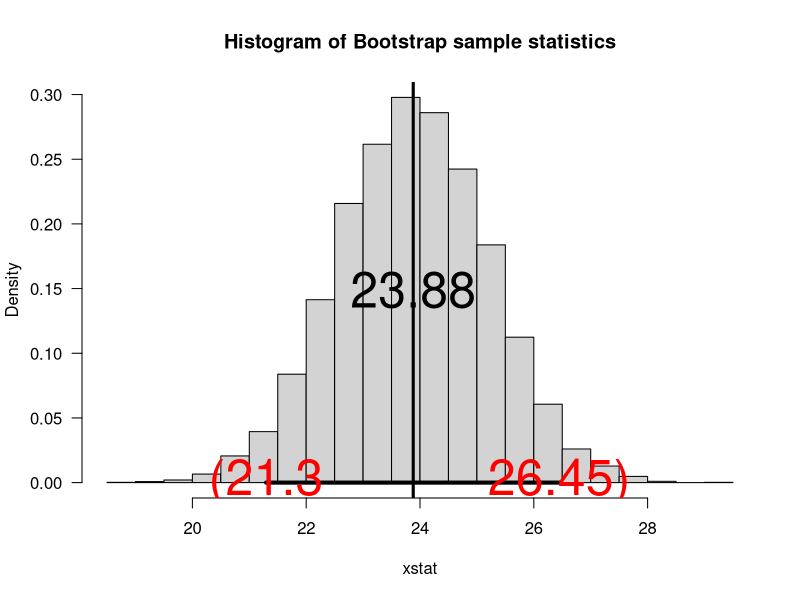
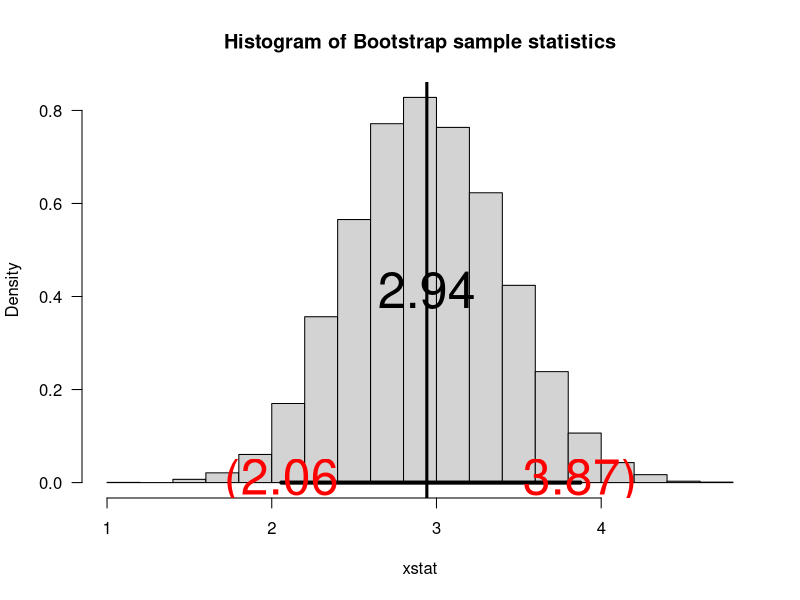
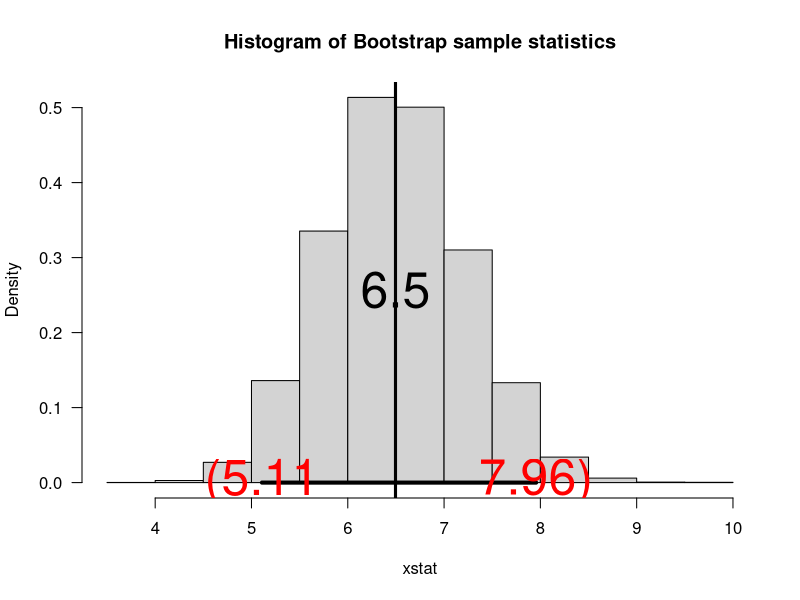
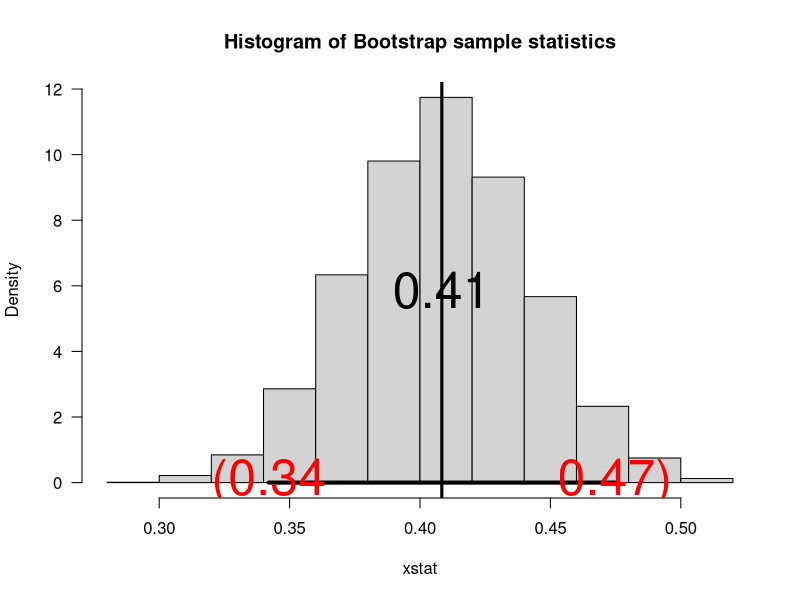
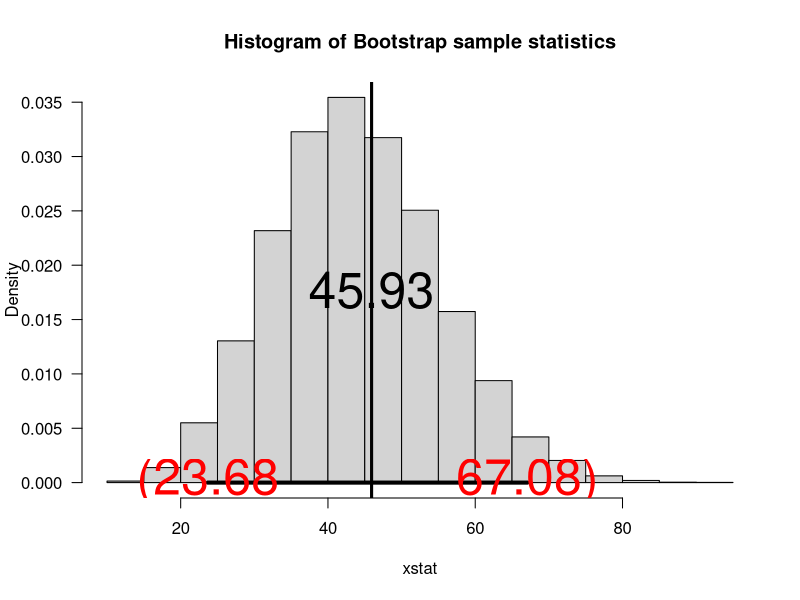
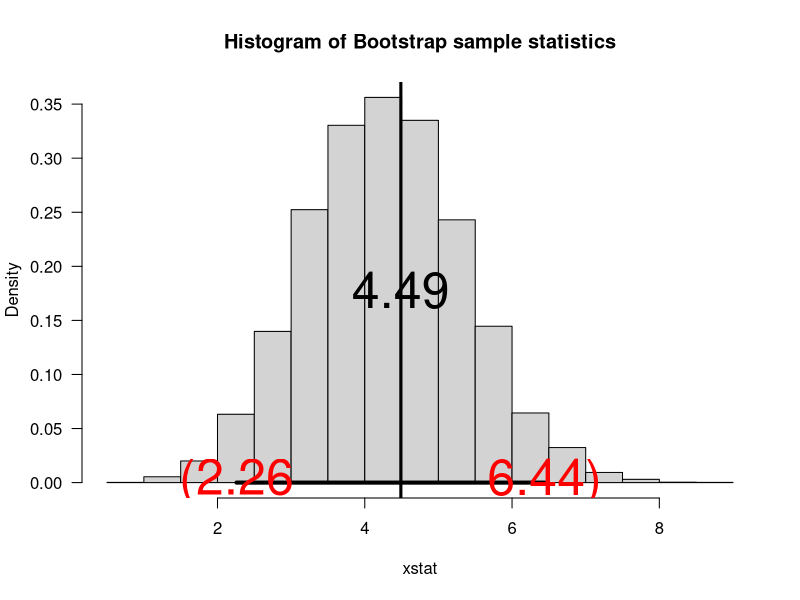
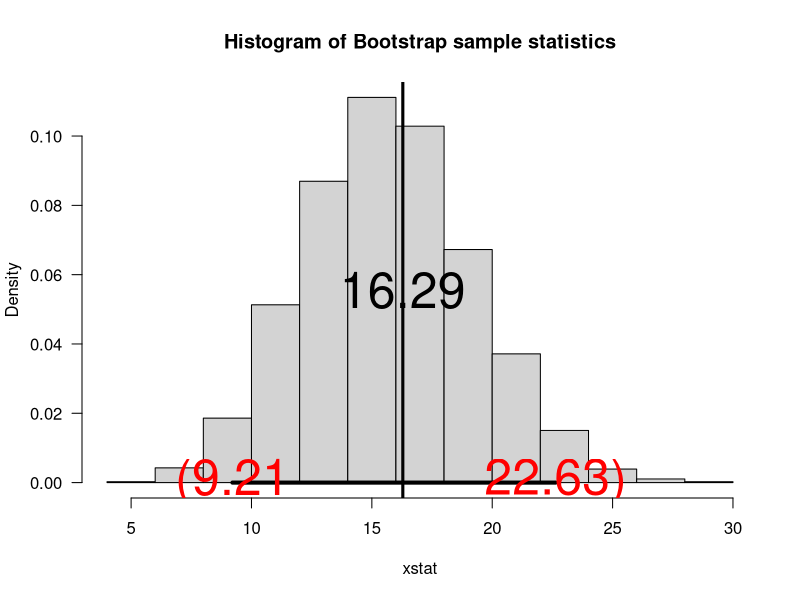
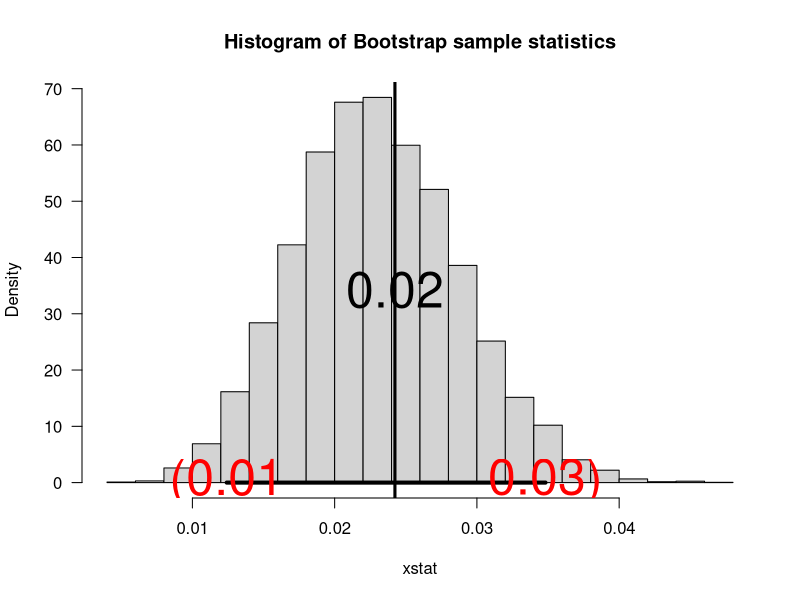

Write R code to recreate these figures, in order.
## ---- chunk 1
knitr::opts_chunk$set(echo = TRUE)
## ---- chunk 2
getwd()
## ---- chunk 3
set.seed(35) 
sam=round(rnorm(20,mean=10,sd=4),2)

#five times
for (i in 0:4)
{
unique(sample(sam,20,replace=TRUE))
}

#five times
for (i in 0:4)
{
unique(sample(sam,20,replace=FALSE))
}
## ---- chunk 4
myboot<-function(iter=10000,x,fun="mean",alpha=0.05,...){  

#Notice where the ... is repeated in the code
n=length(x)   #sample size

#Now sample with replacement
y=sample(x,n*iter,replace=TRUE) #A

# Make a matrix with all the resampled values
rs.mat=matrix(y,nr=n,nc=iter,byrow=TRUE)
xstat=apply(rs.mat,2,fun) 
# xstat is a vector and will have iter values in it 
ci=quantile(xstat,c(alpha/2,1-alpha/2)) #B
# Nice way to form a confidence interval
# A histogram follows
# The object para will contain the parameters used to make the histogram
para=hist(xstat,freq=FALSE,las=1,main="Histogram of Bootstrap sample statistics",...)

#mat will be a matrix that contains the data, this is done so that I can use apply()
mat=matrix(x,nr=length(x),nc=1,byrow=TRUE)

#pte is the point estimate
#This uses whatever fun is
pte=apply(mat,2,fun)
abline(v=pte,lwd=3,col="Black")# Vertical line
segments(ci[1],0,ci[2],0,lwd=4)      #Make the segment for the ci
text(ci[1],0,paste("(",round(ci[1],2),sep=""),col="Red",cex=3)
text(ci[2],0,paste(round(ci[2],2),")",sep=""),col="Red",cex=3)

# plot the point estimate 1/2 way up the density
text(pte,max(para$density)/2,round(pte,2),cex=3)

return(list(ci=ci,fun=fun,x=x))# Some output to use if necessary
}
## ---- chunk 5
#random sample from normal, n=25, mu=25, sigma=10
set.seed(39); sam1 = rnorm(25, 25, 10)
myboot(x=sam1)

#random sample from chisq, n=20, nu=3
set.seed(30); sam2=rchisq(20, df=3)
myboot(x=sam2)

#random sample from gamma, n=30, alpha=2. beta=3
set.seed(40); sam3=rgamma(30, shape=2, scale=3)
myboot(x=sam3)

#random sample from beta, n=20
set.seed(10); sam4=rbeta(20, shape1=3, shape2=4)
myboot(x=sam4)
## ---- chunk 6
set.seed(39); sam1 = rnorm(25, 25, 10)
myboot(x=sam1, fun="var")

#random sample from chisq, n=20, nu=3
set.seed(30); sam2=rchisq(20, df=3)
myboot(x=sam2, fun="var")

#random sample from gamma, n=30, alpha=2. beta=3
set.seed(40); sam3=rgamma(30, shape=2, scale=3)
myboot(x=sam3, fun="var")

#random sample from beta, n=20
set.seed(10); sam4=rbeta(20, shape1=3, shape2=4)
myboot(x=sam4, fun="var")
## ---- chunk 7
myboot<-function(iter=10000,x,fun="mean",alpha=0.05,...){  

#Notice where the ... is repeated in the code
n=length(x)   #sample size

#Now sample with replacement
y=sample(x,n*iter,replace=TRUE) #A

# Make a matrix with all the resampled values
rs.mat=matrix(y,nr=n,nc=iter,byrow=TRUE)
xstat=apply(rs.mat,2,fun) 
# xstat is a vector and will have iter values in it 
ci=quantile(xstat,c(alpha/2,1-alpha/2)) #B
# Nice way to form a confidence interval
# A histogram follows
# The object para will contain the parameters used to make the histogram
para=hist(xstat,freq=FALSE,las=1,main="Histogram of Bootstrap sample statistics",...)

#mat will be a matrix that contains the data, this is done so that I can use apply()
mat=matrix(x,nr=length(x),nc=1,byrow=TRUE)

#pte is the point estimate
#This uses whatever fun is
pte=apply(mat,2,fun)
abline(v=pte,lwd=3,col="Black")# Vertical line
segments(ci[1],0,ci[2],0,lwd=4)      #Make the segment for the ci
text(ci[1],0,paste("(",round(ci[1],2),sep=""),col="Red",cex=3)
text(ci[2],0,paste(round(ci[2],2),")",sep=""),col="Red",cex=3)

# plot the point estimate 1/2 way up the density
text(pte,max(para$density)/2,round(pte,2),cex=3)

return(list(xstat, ci=ci,fun=fun,x=x))# Some output to use if necessary
}
## ---- chunk 8
sam=c(1,1,1,2,2,2,2,3,3,3,4,4)

bootstrapstat=myboot(x=sam, fun="median")

## ---- chunk 9
##function to calculate mean/median, pass to myboot
mean_over_median = function(x)
{
  return (mean(x)/median(x))
}

set.seed(39); sam=rnorm(25,mean=25,sd=10)
bootstat = myboot(x=sam, fun=mean_over_median)

set.seed(30); sam=rchisq(20,df=3)
bootstat = myboot(x=sam, fun=mean_over_median)

set.seed(40); sam=rgamma(30,shape=2,scale=3)
bootstat = myboot(x=sam, fun=mean_over_median)

set.seed(10); sam=rbeta(20,shape1=3,shape2=4)
bootstat = myboot(x=sam, fun=mean_over_median)

## ---- chunk 10
set.seed(39); sam=rnorm(25,mean=25,sd=10)
bootstat = myboot(x=sam, fun=mean_over_median, alpha=.3)

set.seed(30); sam=rchisq(20,df=3)
bootstat = myboot(x=sam, fun=mean_over_median, alpha=.3)

set.seed(40); sam=rgamma(30,shape=2,scale=3)
bootstat = myboot(x=sam, fun=mean_over_median, alpha=.3)

set.seed(10); sam=rbeta(20,shape1=3,shape2=4)
bootstat = myboot(x=sam, fun=mean_over_median, alpha=.3)
## ---- chunk 11
set.seed(1); sam=runif(20, min=0, max = 10)
bootstat=myboot(x=sam, fun="mean", alpha=.2)
bootstat=myboot(x=sam, fun="var", alpha=.2)
## ---- chunk 12
set.seed(2); sam=rf(20, df1=5, df2=3)
bootstat=myboot(x=sam, fun="mean", alpha=.2)
bootstat=myboot(x=sam, fun="var", alpha=.2)
## ---- chunk 13
set.seed(3); sam=rweibull(20, shape = 2, scale = 4)
bootstat=myboot(x=sam, fun="mean", alpha=.2)
bootstat=myboot(x=sam, fun="var", alpha=.2)
## ---- chunk 14
set.seed(4); sam=rbinom(20, size = 100, p=.6)
bootstat=myboot(x=sam, fun="mean", alpha=.2)
bootstat=myboot(x=sam, fun="var", alpha=.2)
## ---- chunk 15
set.seed(68); sam=rnorm(20, mean=10, sd=4)

bootstat=myboot(x=sam, fun="sd")
bootstat=myboot(x=sam, fun="IQR")
## ---- chunk 16
alpha=0.05
z_alpha_2 = qnorm(1-(alpha/2), mean=0, sd=1)
z_alpha_2

mean(sam)
## ---- chunk 17
bootstate=myboot(x=sam)
